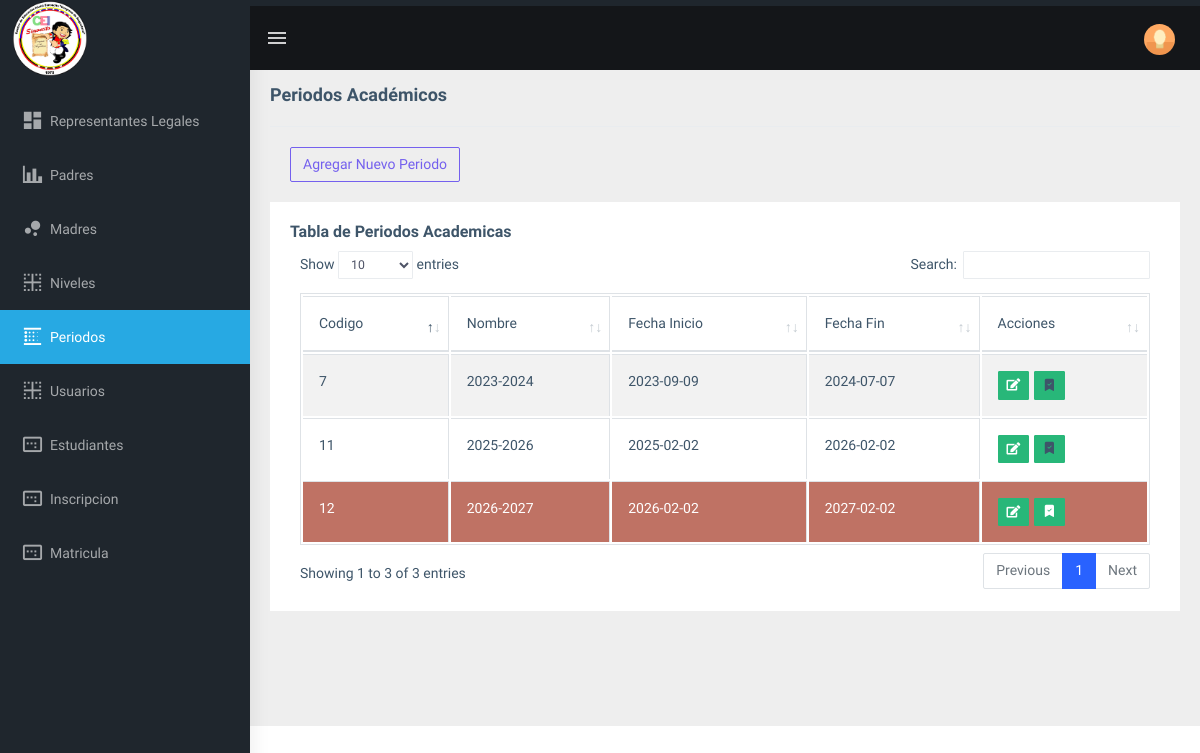
The app's page /admin/periodos.php (signed in), older data.
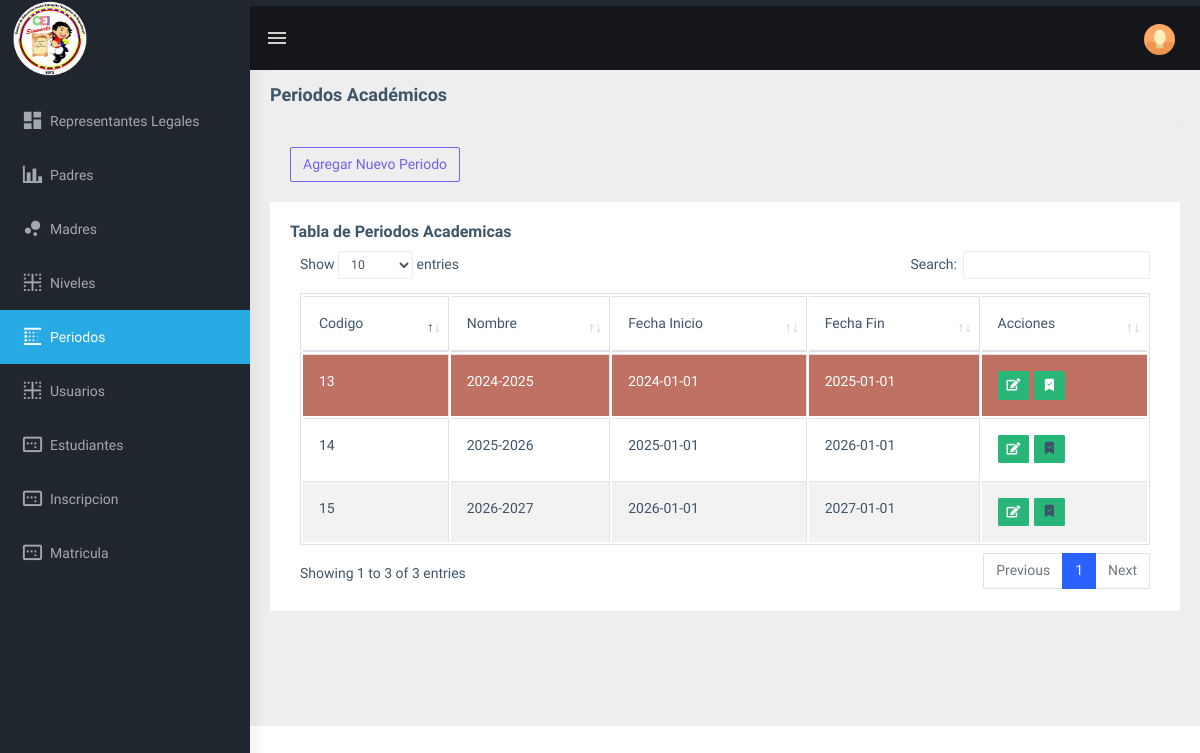
The same page, newer data.
### tables this page shows
CREATE TABLE `periodo_academico` (
  `codigo_periodo` int(3) NOT NULL,
  `nombre` varchar(30) NOT NULL,
  `fecha_inicio` date NOT NULL,
  `fecha_fin` date NOT NULL,
  `actual` int(11) NOT NULL DEFAULT 0
);

### admin/periodos.php (the view, shortened to what this page needs)
<!DOCTYPE html>
<html dir="ltr" lang="en">
<head>
    <link href="../assets/libs/flot/css/float-chart.css" rel="stylesheet">
    <link rel="stylesheet" type="text/css" href="../assets/extra-libs/multicheck/multicheck.css">
    <link rel="stylesheet" href="https://cdn.jsdelivr.net/npm/bootstrap-icons@1.11.3/font/bootstrap-icons.min.css">
    <link href="../assets/libs/datatables.net-bs4/css/dataTables.bootstrap4.css" rel="stylesheet">
    <link href="../dist/css/style.min.css" rel="stylesheet">
    <link href="css/formulario.css" rel="stylesheet">
    <link rel="stylesheet" href="css/periodo_actual.css">
    <link rel="stylesheet" href="../assets/libs/sweetAlerts2/sweetalert2.css">
</head>
<body>
    <?php
    include 'includes/navbar.php';
    include '../php/conexion.php';
    $sentencia = ("SELECT * FROM periodo_academico");
    $mostrar = mysqli_query($conexion, $sentencia);
    ?>
    <div class="page-wrapper">
        <div class="page-breadcrumb">
            <div class="row">
                <div class="col-12 d-flex no-block align-items-center">
                    <h4 class="page-title">Periodos Académicos</h4>
                </div>
            </div>
        </div>
        <div class="container-fluid">
            <div class="row">
                <div class="col-md-12">
                    <div class="border-top">
                        <div class="card-body">
                            <a href="acciones/agregar_periodos.php" type="button" class="btn btn-outline-primary">Agregar Nuevo Periodo</a>
                        </div>
                    </div>
                    <div class="card">
                        <div class="card-body">
                            <h5 class="card-title">Tabla de Periodos Academicas</h5>
                            <div class="table-responsive">
                                <table id="zero_config" class="table table-striped table-bordered">
                                    <thead>
                                        <tr>
                                            <th>Codigo</th>
                                            <th>Nombre</th>
                                            <th>Fecha Inicio</th>
                                            <th>Fecha Fin</th>
                                            <th>Acciones</th>
                                        </tr>
                                    </thead>
                                    <tbody id="table">
                                        <?php
                                        while ($r = mysqli_fetch_array($mostrar)) {
                                        ?>
                                            <tr <?php echo $r['actual'] == 1 ? "id='periodo_actual'" : ""; ?>>
                                                <th><?php echo $r['codigo_periodo'] ?></th>
                                                <th><?php echo $r['nombre'] ?></th>
                                                <th><?php echo $r['fecha_inicio'] ?></th>
                                                <th><?php echo $r['fecha_fin'] ?></th>
                                                <th><?php echo "<a class='btn btn-success btn-sm'href='acciones/editar_periodo.php?id=" . $r['codigo_periodo'] . "'><i class='fa fa-edit'></i></a>";
                                                echo "<a class='btn btn-success btn-sm' style='margin-left:5px;'";
                                                echo ($r['actual'] == 0)? "onclick='set_periodo(" . $r['codigo_periodo'] . ")'": "";
                                                echo "><i class='bi bi-bookmark-check-fill'></i></a>"; ?>
                                                </th>
                                            </tr>
                                        <?php
                                        }
                                        ?>
                                    </tbody>
                                </table>
                            </div>
                        </div>
                    </div>
                </div>
            </div>
        </div>
</body>
</html>

### admin/includes/navbar.php (shortened to what this page needs)
<div id="main-wrapper">
    <header class="topbar" data-navbarbg="skin5">
        <nav class="navbar top-navbar navbar-expand-md navbar-dark">
            <div class="navbar-header" data-logobg="skin5">
                <a class="navbar-brand" href="home.php">
                    <span class="logo-text">
                        <img src="../assets/images/logoprees.png" alt="homepage" class="light-logo" style=" width: 80px; margin-right: 4pc;" />
                    </span>
                </a>
            </div>
            <div class="navbar-collapse collapse" id="navbarSupportedContent" data-navbarbg="skin5">
                <ul class="navbar-nav float-left mr-auto">
                    <li class="nav-item d-none d-md-block"><a class="nav-link sidebartoggler waves-effect waves-light" href="javascript:void(0)" data-sidebartype="mini-sidebar"><i class="mdi mdi-menu font-24"></i></a></li>
                </ul>
                <ul class="navbar-nav float-right">
                    <li class="nav-item dropdown">
                        <a class="nav-link dropdown-toggle text-muted waves-effect waves-dark pro-pic" href="" data-toggle="dropdown" aria-haspopup="true" aria-expanded="false"><img src="../assets/images/users/1.jpg" alt="user" class="rounded-circle" width="31"></a>
                    </li>
                </ul>
            </div>
        </nav>
    </header>
    <aside class="left-sidebar" data-sidebarbg="skin5">
        <div class="scroll-sidebar">
            <nav class="sidebar-nav">
                <ul id="sidebarnav" class="p-t-30">
                    <li class="sidebar-item"> <a class="sidebar-link waves-effect waves-dark sidebar-link" href="representante.php" aria-expanded="false"><i class="mdi mdi-view-dashboard"></i><span class="hide-menu">Representantes Legales</span></a></li>
                    <li class="sidebar-item"> <a class="sidebar-link waves-effect waves-dark sidebar-link" href="padres.php" aria-expanded="false"><i class="mdi mdi-chart-bar"></i><span class="hide-menu">Padres</span></a></li>
                    <li class="sidebar-item"> <a class="sidebar-link waves-effect waves-dark sidebar-link" href="madres.php" aria-expanded="false"><i class="mdi mdi-chart-bubble"></i><span class="hide-menu">Madres</span></a></li>
                    <li class="sidebar-item"> <a class="sidebar-link waves-effect waves-dark sidebar-link" href="niveles.php" aria-expanded="false"><i class="mdi mdi-border-inside"></i><span class="hide-menu">Niveles</span></a></li>
                    <li class="sidebar-item"> <a class="sidebar-link waves-effect waves-dark sidebar-link" href="periodos.php" aria-expanded="false"><i class="mdi mdi-blur-linear"></i><span class="hide-menu">Periodos</span></a></li>
                    <li class="sidebar-item"> <a class="sidebar-link waves-effect waves-dark sidebar-link" href="usuarios.php" aria-expanded="false"><i class="mdi mdi-border-inside"></i><span class="hide-menu">Usuarios</span></a></li>
                    <li class="sidebar-item"> <a class="sidebar-link waves-effect waves-dark sidebar-link" href="estudiantes.php" aria-expanded="false"><i class="mdi mdi-relative-scale"></i><span class="hide-menu">Estudiantes</span></a></li>
                    <li class="sidebar-item"> <a class="sidebar-link waves-effect waves-dark sidebar-link" href="registroestudiante.php" aria-expanded="false"><i class="mdi mdi-relative-scale"></i><span class="hide-menu">Inscripcion</span></a></li>
                    <li class="sidebar-item"> <a class="sidebar-link waves-effect waves-dark sidebar-link" href="matricula.php" aria-expanded="false"><i class="mdi mdi-relative-scale"></i><span class="hide-menu">Matricula</span></a></li>
                </ul>
            </nav>
        </div>
    </aside>

### admin/css/formulario.css (style rules this page uses)
* { box-sizing: border-box; }

### admin/css/periodo_actual.css (style rules this page uses)
#periodo_actual { background-color: rgba(179, 88, 72, 0.842); color: white; transition: 0.5s; }

Row changes from the older to the newer data that the page shows:
removed periodo_academico: codigo_periodo "7", nombre "2023-2024", fecha_inicio "2023-09-09", fecha_fin "2024-07-07"
removed periodo_academico: codigo_periodo "11", nombre "2025-2026", fecha_inicio "2025-02-02", fecha_fin "2026-02-02"
removed periodo_academico: codigo_periodo "12", nombre "2026-2027", fecha_inicio "2026-02-02", fecha_fin "2027-02-02", actual 1 (drawn)
added periodo_academico: codigo_periodo "13", nombre "2024-2025", fecha_inicio "2024-01-01", fecha_fin "2025-01-01", actual 1 (drawn)
added periodo_academico: codigo_periodo "14", nombre "2025-2026", fecha_inicio "2025-01-01", fecha_fin "2026-01-01"
added periodo_academico: codigo_periodo "15", nombre "2026-2027", fecha_inicio "2026-01-01", fecha_fin "2027-01-01"
